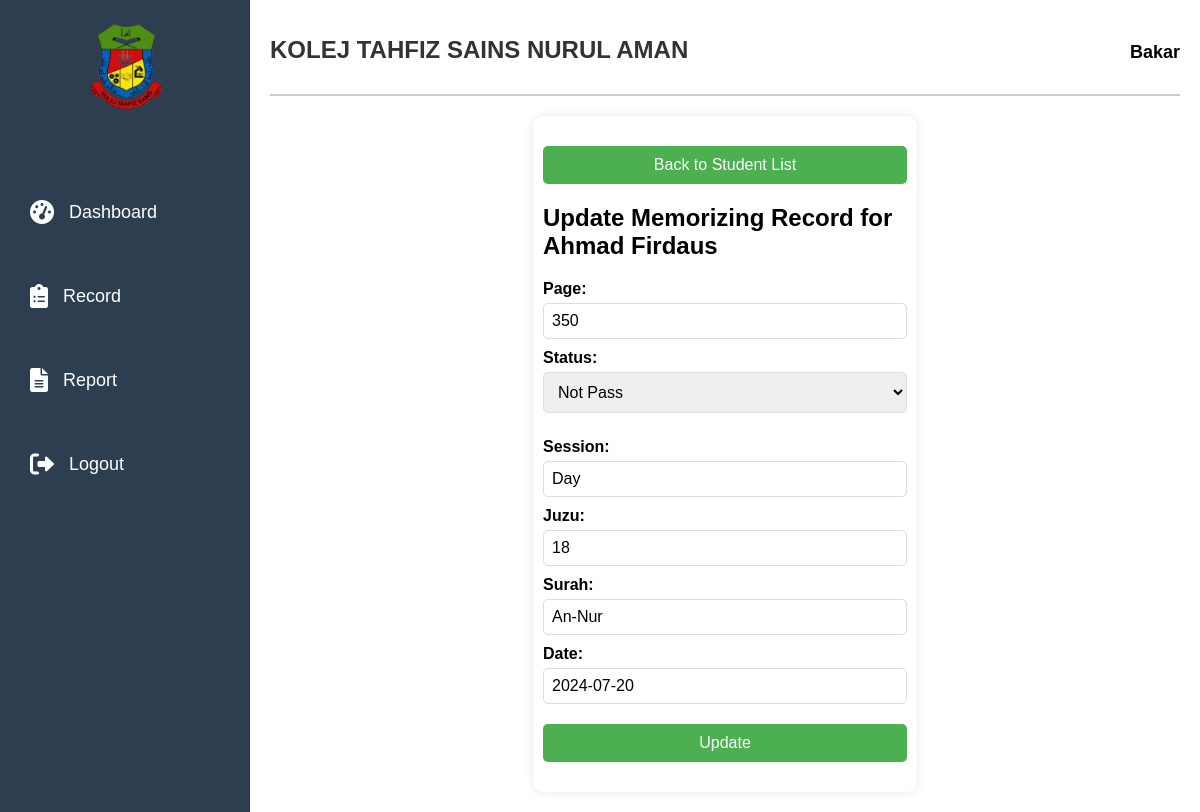
The page /updStud.php?student_id=ST001 (signed in) on the database its author committed.
### tables this page shows
CREATE TABLE `memorizing_history` (
  `memoHistory_id` int NOT NULL,
  `memo_id` varchar(5) DEFAULT NULL,
  `page` int DEFAULT NULL,
  `juzu` int DEFAULT NULL,
  `surah` int DEFAULT NULL,
  `date` date DEFAULT NULL,
  `time` time DEFAULT NULL,
  `session` char(1) DEFAULT NULL,
  `status` char(1) DEFAULT NULL
);

### processDetails.php (called while the page is built, shortened)
<?php
function getSurahName($surah_number) {
    $surah_names = [
        1 => "Al-Fatihah", 2 => "Al-Baqarah", 3 => "Al-Imran", 4 => "An-Nisa", 5 => "Al-Ma'idah",
        6 => "Al-An'am", 7 => "Al-A'raf", 8 => "Al-Anfal", 9 => "At-Tawbah", 10 => "Yunus",
        11 => "Hud", 12 => "Yusuf", 13 => "Ar-Ra'd", 14 => "Ibrahim", 15 => "Al-Hijr",
        16 => "An-Nahl", 17 => "Al-Isra", 18 => "Al-Kahf", 19 => "Maryam", 20 => "Ta-Ha",
        21 => "Al-Anbiya", 22 => "Al-Hajj", 23 => "Al-Mu'minun", 24 => "An-Nur", 25 => "Al-Furqan",
        26 => "Ash-Shu'ara", 27 => "An-Naml", 28 => "Al-Qasas", 29 => "Al-Ankabut", 30 => "Ar-Rum",
        31 => "Luqman", 32 => "As-Sajda", 33 => "Al-Ahzab", 34 => "Saba", 35 => "Fatir",
        36 => "Ya-Sin", 37 => "As-Saffat", 38 => "Sad", 39 => "Az-Zumar", 40 => "Ghafir",
        41 => "Fussilat", 42 => "Ash-Shura", 43 => "Az-Zukhruf", 44 => "Ad-Dukhan", 45 => "Al-Jathiya",
        46 => "Al-Ahqaf", 47 => "Muhammad", 48 => "Al-Fath", 49 => "Al-Hujurat", 50 => "Qaf",
        51 => "Adh-Dhariyat", 52 => "At-Tur", 53 => "An-Najm", 54 => "Al-Qamar", 55 => "Ar-Rahman",
        56 => "Al-Waqi'a", 57 => "Al-Hadid", 58 => "Al-Mujadila", 59 => "Al-Hashr", 60 => "Al-Mumtahina",
        61 => "As-Saff", 62 => "Al-Jumu'a", 63 => "Al-Munafiqun", 64 => "At-Taghabun", 65 => "At-Talaq",
        66 => "At-Tahrim", 67 => "Al-Mulk", 68 => "Al-Qalam", 69 => "Al-Haqqa", 70 => "Al-Ma'arij",
        71 => "Nuh", 72 => "Al-Jinn", 73 => "Al-Muzzammil", 74 => "Al-Muddathir", 75 => "Al-Qiyama",
        76 => "Al-Insan", 77 => "Al-Mursalat", 78 => "An-Naba", 79 => "An-Nazi'at", 80 => "Abasa",
        81 => "At-Takwir", 82 => "Al-Infitar", 83 => "Al-Mutaffifin", 84 => "Al-Inshiqaq", 85 => "Al-Buruj",
        86 => "At-Tariq", 87 => "Al-A'la", 88 => "Al-Ghashiya", 89 => "Al-Fajr", 90 => "Al-Balad",
        91 => "Ash-Shams", 92 => "Al-Lail", 93 => "Ad-Duha", 94 => "Ash-Sharh", 95 => "At-Tin",
        96 => "Al-Alaq", 97 => "Al-Qadr", 98 => "Al-Bayyina", 99 => "Az-Zalzala", 100 => "Al-Adiyat",
        101 => "Al-Qari'a", 102 => "At-Takathur", 103 => "Al-Asr", 104 => "Al-Humaza", 105 => "Al-Fil",
        106 => "Quraish", 107 => "Al-Ma'un", 108 => "Al-Kawthar", 109 => "Al-Kafiroon", 110 => "An-Nasr",
        111 => "Al-Masad", 112 => "Al-Ikhlas", 113 => "Al-Falaq", 114 => "An-Nas"
    ];
    return isset($surah_names[$surah_number]) ? $surah_names[$surah_number] : "Unknown Surah";
}
function getSessionDescription($session) {
    $sessions = [
        'd' => 'Day',
        'n' => 'Night'
    ];
    return isset($sessions[$session]) ? $sessions[$session] : 'Unknown Session';
}
?>

### updStud.php (the view, shortened to what this page needs)
<?php
require_once "dbConnect.php";
require_once "processDetails.php";
$student_id = $_GET['student_id'];
$record_sql = "SELECT memorizing_record.memo_id, memorizing_history.page, memorizing_history.status, memorizing_history.juzu, memorizing_history.surah, memorizing_history.date, memorizing_history.time, memorizing_history.session, student.student_name
               FROM memorizing_history
               INNER JOIN memorizing_record ON memorizing_history.memo_id = memorizing_record.memo_id
               INNER JOIN student ON memorizing_record.student_id = student.student_id
               WHERE student.student_id = ?
               ORDER BY memorizing_history.date DESC, memorizing_history.time DESC
               LIMIT 1";
$records = [];
$student_name = "";
if ($stmt = mysqli_prepare($dbCon, $record_sql)) {
    mysqli_stmt_bind_param($stmt, "s", $student_id);
    if (mysqli_stmt_execute($stmt)) {
        mysqli_stmt_bind_result($stmt, $memo_id, $page, $status, $juzu, $surah, $date, $time, $session, $student_name);
        while (mysqli_stmt_fetch($stmt)) {
            $surah_name = getSurahName($surah);
            $session_desc = getSessionDescription($session);
            $records[] = [
                'memo_id' => $memo_id,
                'page' => $page,
                'status' => $status,
                'juzu' => $juzu,
                'surah' => $surah_name,
                'date' => $date,
                'time' => $time,
                'session' => $session_desc,
                'student_name' => $student_name
            ];
        }
    }
}
?>
<!DOCTYPE html>
<html lang="en">
<head>
    <link rel="stylesheet" href="css/updStud.css">
    <link rel="stylesheet" href="https://cdnjs.cloudflare.com/ajax/libs/font-awesome/6.0.0-beta3/css/all.min.css">
</head>
<body>
    <div class="dashboard-container">
        <div class="sidebar">
            <div class="profile">
            <img src="image/ktsna logo.png" alt="Profile Icon">
            </div>
            <ul class="menu">
                <li><button class="menu-btn" onclick="location.href='ustazDash.php'"><i class="fas fa-tachometer-alt"></i>Dashboard</button></li>
                <li><button class="menu-btn" onclick="location.href='uRecord.php'"><i class="fas fa-clipboard-list"></i>Record</button></li>
                <li><button class="menu-btn" onclick="location.href='ustazReportHome.php'"><i class="fas fa-file-alt"></i>Report</button></li>
                <li><button class="menu-btn" onclick="logout()"><i class="fas fa-sign-out-alt"></i>Logout</button></li>
            </ul>
        </div>
        <div class="main-content">
            <header>
                <h1>KOLEJ TAHFIZ SAINS NURUL AMAN</h1>
                <div class="user-info">
                    <span><?php echo isset($_SESSION["name"]) ? htmlspecialchars($_SESSION["name"]) : 'Unknown'; ?></span>
                </div>
            </header>
            <div class="content-container">
                <button onclick="location.href='studentList.php'" style="margin-bottom: 20px;">Back to Student List</button>
                <h2>Update Memorizing Record for <?php echo htmlspecialchars($student_name); ?></h2>
                <?php if (!empty($records)): ?>
                    <?php foreach ($records as $record): ?>
                        <div class="record">
                            <form method="post" action="updStud.php?student_id=<?php echo $student_id; ?>" onsubmit="return confirmUpdate(event) && validatePageInput();">
                                <label for="page">Page:</label>
                                <input type="number" id="page" name="page" value="<?php echo htmlspecialchars($record['page']); ?>" min="1" max="604" required>
                                <label for="status">Status:</label>
                                <select id="status" name="status">
                                    <option value="f" <?php if ($record['status'] == 'f') echo 'selected'; ?>>Not Pass</option>
                                </select>
                                <label for="session">Session:</label>
                                <input type="text" id="session" name="session" value="<?php echo htmlspecialchars($record['session']); ?>" readonly>
                                <label for="juzu">Juzu:</label>
                                <input type="text" id="juzu" name="juzu" value="<?php echo htmlspecialchars($record['juzu']); ?>" readonly>
                                <label for="surah">Surah:</label>
                                <input type="text" id="surah" name="surah" value="<?php echo htmlspecialchars($record['surah']); ?>" readonly>
                                <label for="date">Date:</label>
                                <input type="text" id="date" name="date" value="<?php echo htmlspecialchars($record['date']); ?>" readonly>
                                <button type="submit">Update</button>
                            </form>
                        </div>
                    <?php endforeach; ?>
                <?php else: ?>
                    <p>No records found</p>
                <?php endif; ?>
            </div>
        </div>
    </div>
</body>
</html>

### css/updStud.css (style rules this page uses)
body { font-family: Arial, sans-serif; margin: 0; padding: 0; height: 100vh; background-color: #f0f2f5; }
.dashboard-container { display: flex; height: auto; width: 100%; }
.sidebar { width: 250px; background-color: #2c3e50; color: #fff; display: flex; flex-direction: column; align-items: center; padding-top: 20px; box-shadow: 2px 0 5px rgba(0, 0, 0, 0.1); }
.sidebar .profile img { width: 100px; height: 100px; border-radius: 50%; margin-bottom: 20px; }
.sidebar .menu { list-style: none; padding: 0; width: 100%; }
.sidebar .menu li { width: 100%; }
.sidebar .menu .menu-btn { width: 100%; padding: 20px 30px; font-size: 18px; border: none; background: none; color: #fff; text-align: left; cursor: pointer; transition: background-color 0.3s, padding-left 0.3s; display: flex; align-items: center; }
.sidebar .menu .menu-btn i { margin-right: 15px; font-size: 24px; }
.main-content { flex-grow: 1; padding: 20px; background-color: #fff; overflow-y: auto; height: 100%; }
header { display: flex; justify-content: space-between; align-items: center; margin-bottom: 20px; border-bottom: 2px solid #ccc; padding-bottom: 10px; }
header h1 { font-size: 24px; color: #333; }
.user-info { display: flex; align-items: center; gap: 10px; }
.user-info span { font-size: 18px; font-weight: bold; }
.content-container { padding: 10px; background-color: #fff; box-shadow: 0 0 10px rgba(0, 0, 0, 0.1); border-radius: 10px; width: 40%; margin: auto; }
h1 { text-align: center; margin-bottom: 20px; }
.record { margin-bottom: 20px; }
label { display: block; margin-top: 10px; font-weight: bold; }
input[type="number"], input[type="text"] { width: 95%; padding: 8px; margin-top: 5px; font-size: 16px; border: 1px solid #ddd; border-radius: 5px; }
button { display: block; width: 100%; padding: 10px; font-size: 16px; margin-top: 20px; background-color: #4CAF50; color: #fff; border: none; border-radius: 5px; cursor: pointer; }
select#status { width: 95%; padding: 10px; font-size: 16px; border: 1px solid #ddd; border-radius: 5px; margin-top: 5px; margin-bottom: 15px; }

### updStud.php (style rules this page uses)
select#status { width: 100%; padding: 10px; font-size: 16px; border: 1px solid #ddd; border-radius: 5px; margin-top: 5px; margin-bottom: 15px; }

### rows shown on the page
memorizing_history: page "350", status "Not Pass", session "Day", juzu "18", surah "An-Nur", date "2024-07-20"

### other values the page prints
$_SESSION["name"] "Bakar"
$student_name "Ahmad Firdaus"
